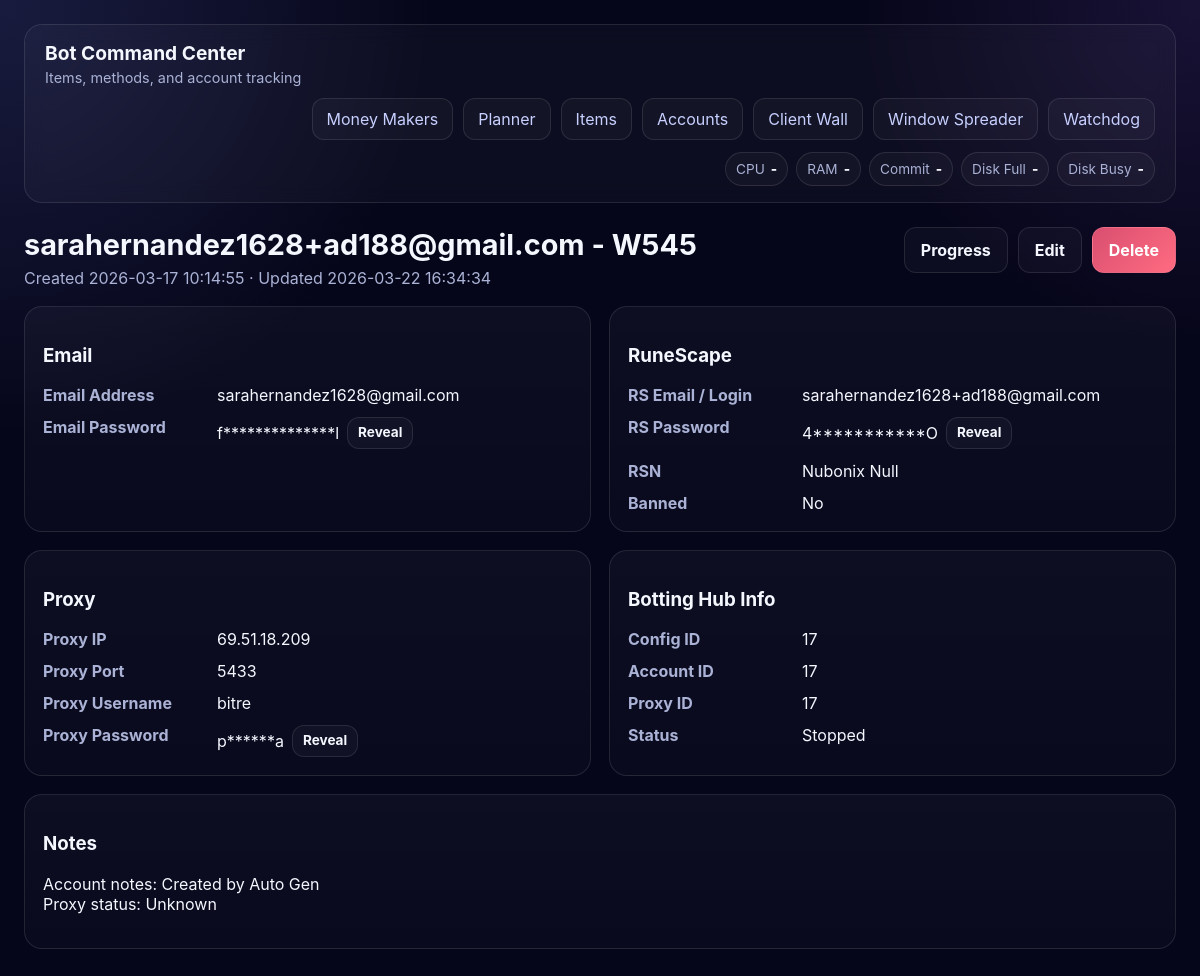
/accounts/16, run on an earlier commit of the app's database.
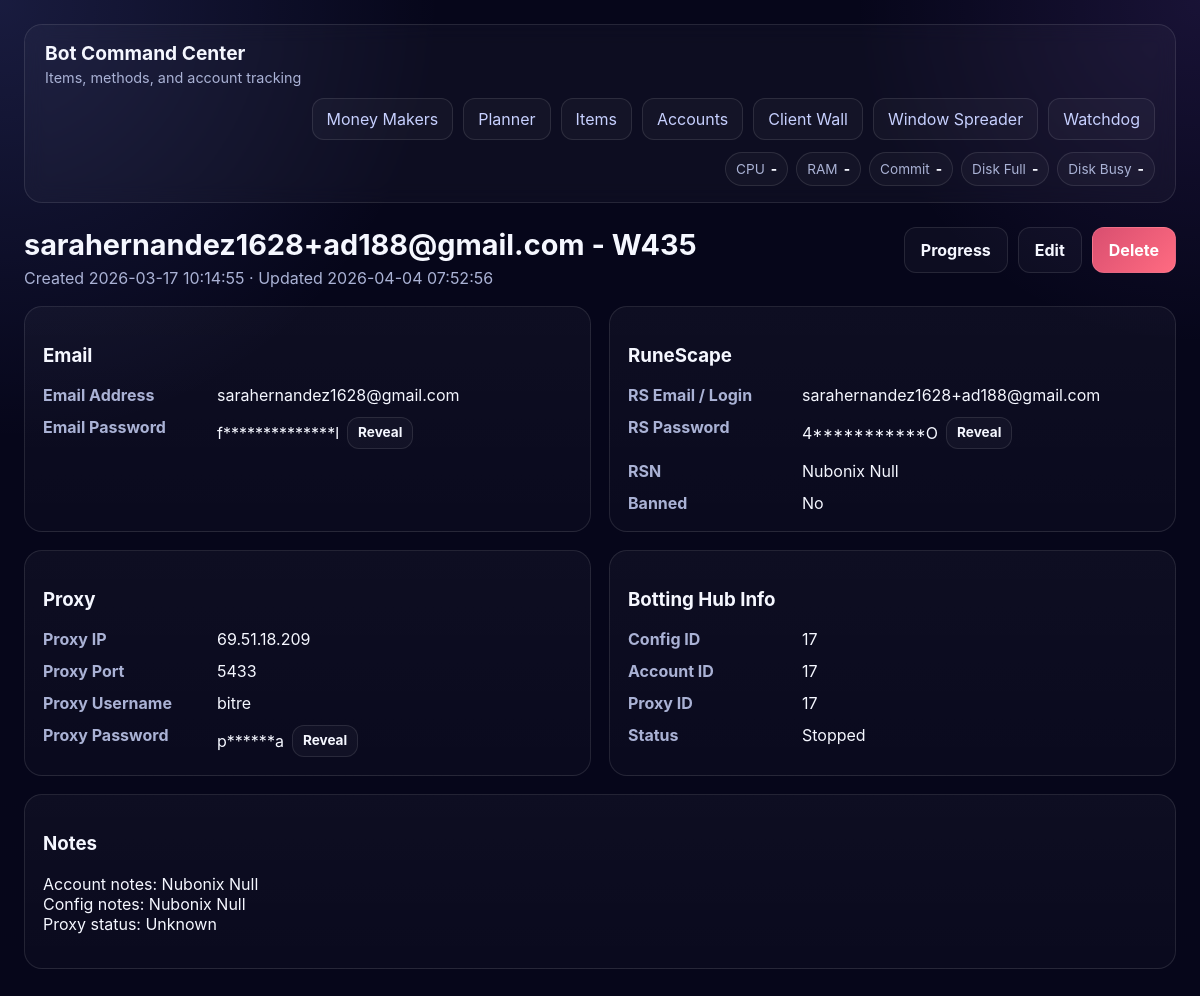
And on a later commit of the database.
### app/models.py (models this page shows)
class Account(Base):
    __tablename__ = "account"
    id: Mapped[int] = mapped_column(primary_key=True)
    label: Mapped[str] = mapped_column(String(255), index=True)
    email_address: Mapped[Optional[str]] = mapped_column(String(255), nullable=True)
    email_password: Mapped[Optional[str]] = mapped_column(String(255), nullable=True)
    rs_email: Mapped[Optional[str]] = mapped_column(String(255), nullable=True)
    rs_password: Mapped[Optional[str]] = mapped_column(String(255), nullable=True)
    rsn: Mapped[Optional[str]] = mapped_column(String(255), nullable=True)
    proxy_ip: Mapped[Optional[str]] = mapped_column(String(255), nullable=True)
    proxy_port: Mapped[Optional[str]] = mapped_column(String(50), nullable=True)
    proxy_username: Mapped[Optional[str]] = mapped_column(String(255), nullable=True)
    proxy_password: Mapped[Optional[str]] = mapped_column(String(255), nullable=True)
    notes: Mapped[Optional[str]] = mapped_column(Text, nullable=True)
    botting_hub_config_id: Mapped[Optional[int]] = mapped_column(Integer, nullable=True, unique=True, index=True)
    botting_hub_account_id: Mapped[Optional[int]] = mapped_column(Integer, nullable=True, index=True)
    botting_hub_proxy_id: Mapped[Optional[int]] = mapped_column(Integer, nullable=True, index=True)
    world: Mapped[Optional[int]] = mapped_column(Integer, nullable=True)
    status: Mapped[Optional[str]] = mapped_column(String(50), nullable=True)
    banned: Mapped[bool] = mapped_column(default=False, server_default="0")
    created_at: Mapped[datetime] = mapped_column(
        DateTime(timezone=True),
        server_default=func.now(),
    )
    updated_at: Mapped[datetime] = mapped_column(
        DateTime(timezone=True),
        server_default=func.now(),
        onupdate=func.now(),
    )
    plan_assignments: Mapped[list["AccountPlanAssignment"]] = relationship(
        back_populates="account",
        cascade="all, delete-orphan",
    )
    progress: Mapped[Optional["AccountProgress"]] = relationship(
        back_populates="account",
        cascade="all, delete-orphan",
        uselist=False,
    )
    goals: Mapped[list["AccountGoal"]] = relationship(
        back_populates="account",
        cascade="all, delete-orphan",
    )

### app/main.py (the view)
@app.get("/accounts/{account_id}", response_class=HTMLResponse)
def account_detail(request: Request, account_id: int, session: Session = Depends(get_session)):
    account = session.get(Account, account_id)
    if not account:
        raise HTTPException(status_code=404, detail="Account not found")
    return templates.TemplateResponse(
        request,
        "account_detail.html",
        {
            "request": request,
            "account": account,
            "message": request.query_params.get("message"),
        },
    )

### app/templates/account_detail.html (shortened to what this page needs)
{% extends "base.html" %}
{% block content %}
<div class="page-header">
    <div>
        <h2>{{ account.label }}</h2>
        <p>Created {{ account.created_at }} · Updated {{ account.updated_at }}</p>
    </div>
    <div class="actions">
        <a href="/accounts/{{ account.id }}/progress"><button type="button" class="secondary">Progress</button></a>
        <a href="/accounts/{{ account.id }}/edit"><button type="button" class="secondary">Edit</button></a>
        <form action="/accounts/{{ account.id }}/delete" method="post" onsubmit="return confirm('Delete this account?');">
            <button type="submit" class="danger">Delete</button>
        </form>
    </div>
</div>
<div class="grid-2">
    <div class="card">
        <h3>Email</h3>
        <dl>
            <dt>Email Address</dt>
            <dd>{{ account.email_address or "-" }}</dd>
            <dt>Email Password</dt>
            <dd>
                {% if account.email_password %}
                <div class="secret-box">
                    <span>{{ account.email_password | mask_secret }}</span>
                    <button type="button" class="secondary tiny-btn" onclick="toggleSecret('email-password')">Reveal</button>
                </div>
                {% else %}
                -
                {% endif %}
            </dd>
        </dl>
    </div>
    <div class="card">
        <h3>RuneScape</h3>
        <dl>
            <dt>RS Email / Login</dt>
            <dd>{{ account.rs_email or "-" }}</dd>
            <dt>RS Password</dt>
            <dd>
                {% if account.rs_password %}
                <div class="secret-box">
                    <span>{{ account.rs_password | mask_secret }}</span>
                    <button type="button" class="secondary tiny-btn" onclick="toggleSecret('rs-password')">Reveal</button>
                </div>
                {% else %}
                -
                {% endif %}
            </dd>
            <dt>RSN</dt>
            <dd>{{ account.rsn or "-" }}</dd>
            <dt>Banned</dt>
            <dd>{% if account.banned %}Yes{% else %}No{% endif %}</dd>
        </dl>
    </div>
</div>
<div class="grid-2">
    <div class="card">
        <h3>Proxy</h3>
        <dl>
            <dt>Proxy IP</dt>
            <dd>{{ account.proxy_ip or "-" }}</dd>
            <dt>Proxy Port</dt>
            <dd>{{ account.proxy_port or "-" }}</dd>
            <dt>Proxy Username</dt>
            <dd>{{ account.proxy_username or "-" }}</dd>
            <dt>Proxy Password</dt>
            <dd>
                {% if account.proxy_password %}
                <div class="secret-box">
                    <span>{{ account.proxy_password | mask_secret }}</span>
                    <button type="button" class="secondary tiny-btn" onclick="toggleSecret('proxy-password')">Reveal</button>
                </div>
                {% else %}
                -
                {% endif %}
            </dd>
        </dl>
    </div>
    <div class="card">
        <h3>Botting Hub Info</h3>
        <dl>
            <dt>Config ID</dt>
            <dd>{{ account.botting_hub_config_id or "-" }}</dd>
            <dt>Account ID</dt>
            <dd>{{ account.botting_hub_account_id or "-" }}</dd>
            <dt>Proxy ID</dt>
            <dd>{{ account.botting_hub_proxy_id or "-" }}</dd>
            <dt>Status</dt>
            <dd>{{ account.status or "-" }}</dd>
        </dl>
    </div>
</div>
<div class="card">
    <h3>Notes</h3>
    <p style="white-space: pre-line;">{{ account.notes or "No notes yet." }}</p>
</div>
{% endblock %}

What changed in the data, as far as the page shows it:
changed Account "sarahernandez1628@gmail.com": label "sarahernandez1628+ad188@gmail.com - W545" → "sarahernandez1628+ad188@gmail.com - W435"; updated_at "2026-03-22 16:34:34" → "2026-04-04 07:52:56"; notes "Account notes: Created by Auto Gen Proxy status: Unknown" → "Account notes: Nubonix Null Config notes: Nubonix Null Proxy status: Unknown"
